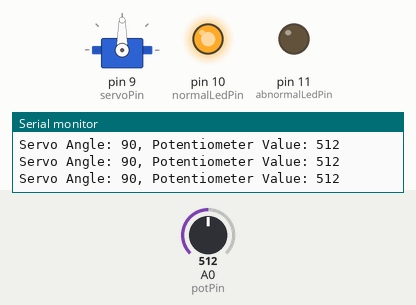
This sketch was run on a simulated Arduino Uno, built with avr-gcc and run on an emulated ATmega328P. On the bench: servo, output pins drawn as LEDs (lit = HIGH), the last lines printed to the serial monitor. The inputs (shaded band) are chosen by the test bench; at power-on: A0 (potPin) = 512.

Above: at 1.2 s.
1.3 s: A0 (potPin) set to 543
At 1.7 s:
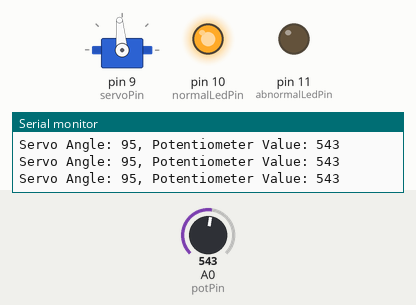
2.9 s: A0 (potPin) set to 574
At 4.0 s:
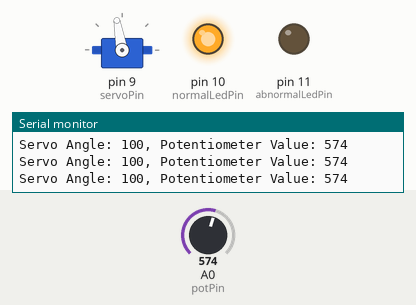
4.5 s: A0 (potPin) set to 603
At 5.5 s:
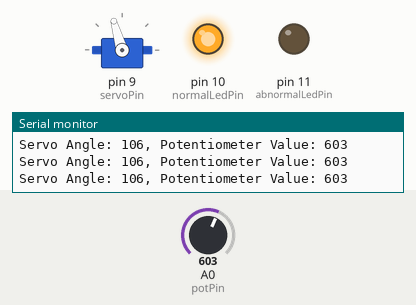
7.5 s: A0 (potPin) set to 306
At 8.7 s:
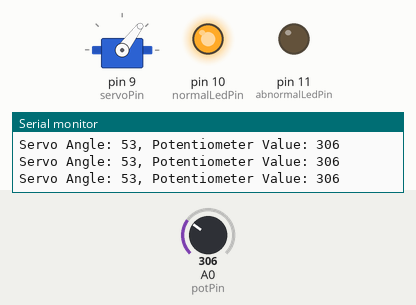
9.0 s: A0 (potPin) set to 122
At 10.1 s:
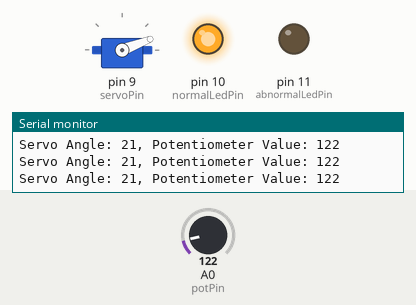
10.6 s: A0 (potPin) set to 10
At 11.7 s:
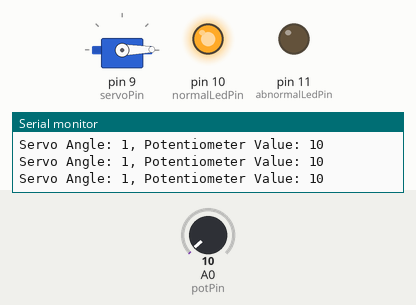
Timing chart, 0 to 13.2 s (numbered marks = the images above; inputs shaded):
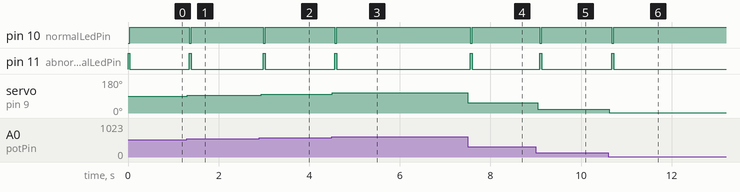

Measured:
- after the input at 1.3 s, pin 10 (normalLedPin): HIGH → LOW after 0.06 s, → HIGH 0.04 s later; pin 11 (abnormalLedPin): LOW → HIGH after 0.06 s, → LOW 0.04 s later; servo on pin 9 (servoPin): 90° → 95° at once
- after the input at 2.9 s, pin 10 (normalLedPin): HIGH → LOW after 0.09 s, → HIGH 0.05 s later; pin 11 (abnormalLedPin): LOW → HIGH after 0.09 s, → LOW 0.05 s later; servo on pin 9 (servoPin): 95° → 100° at once
- after the input at 4.5 s, pin 10 (normalLedPin): HIGH → LOW after 0.06 s, → HIGH 0.05 s later; pin 11 (abnormalLedPin): LOW → HIGH after 0.06 s, → LOW 0.05 s later; servo on pin 9 (servoPin): 100° → 106° at once
- after the input at 7.5 s, pin 10 (normalLedPin): HIGH → LOW after 0.05 s, → HIGH 0.04 s later; pin 11 (abnormalLedPin): LOW → HIGH after 0.05 s, → LOW 0.04 s later; servo on pin 9 (servoPin): 106° → 53° at once
- after the input at 9.0 s, pin 10 (normalLedPin): HIGH → LOW after 0.09 s, → HIGH 0.04 s later; pin 11 (abnormalLedPin): LOW → HIGH after 0.09 s, → LOW 0.04 s later; servo on pin 9 (servoPin): 53° → 21° at once
- after the input at 10.6 s, pin 10 (normalLedPin): HIGH → LOW after 0.07 s, → HIGH 0.04 s later; pin 11 (abnormalLedPin): LOW → HIGH after 0.07 s, → LOW 0.04 s later; servo on pin 9 (servoPin): 21° → 1° at once

The sketch:

feedback_servo.ino
```cpp
#include <Servo.h>

Servo myServo;

int potPin = A0;
int servoPin = 9;
int normalLedPin = 10;
int abnormalLedPin = 11;

int prevPotValue = 0;
int prevServoAngle = 0;

int potThreshold = 20;
int servoThreshold = 10;

void setup() {
  Serial.begin(9600);
  myServo.attach(servoPin);
  pinMode(normalLedPin, OUTPUT);
  pinMode(abnormalLedPin, OUTPUT);
}

void loop() {
  int potValue = analogRead(potPin);
  int angle = map(potValue, 0, 1023, 0, 180);

  myServo.write(angle);

  if (abs(angle - prevServoAngle) > servoThreshold || abs(potValue - prevPotValue) > potThreshold) {
    Serial.print("Abnormal Reading! ");
    Serial.print("Servo Angle: ");
    Serial.print(angle);
    Serial.print(", Potentiometer Value: ");
    Serial.println(potValue);

    digitalWrite(abnormalLedPin, HIGH);  // Turn on abnormal LED
    digitalWrite(normalLedPin, LOW);     // Turn off normal LED
  } else {
    Serial.print("Servo Angle: ");
    Serial.print(angle);
    Serial.print(", Potentiometer Value: ");
    Serial.println(potValue);

    digitalWrite(normalLedPin, HIGH);    // Turn on normal LED
    digitalWrite(abnormalLedPin, LOW);   // Turn off abnormal LED
  }

  prevServoAngle = angle;
  prevPotValue = potValue;

  delay(15); // Delay for servo stability
}
```
